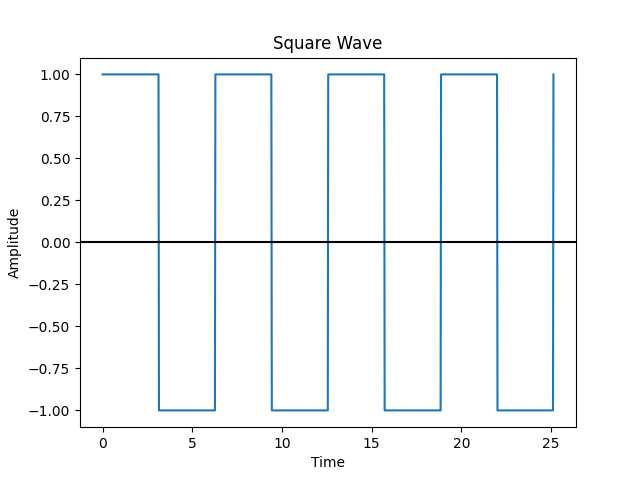

Write the Python code that produced this figure.
from scipy import signal
import matplotlib.pyplot as plt
import numpy as np

t = np.linspace(0, 8 * np.pi,1000, endpoint=True)


plt.plot(t, signal.square(t))

plt.xlabel('Time')
plt.ylabel('Amplitude')
plt.title('Square Wave')

plt.axhline(y = 0, color = 'k')

plt.savefig('squarewave.png')
plt.show()